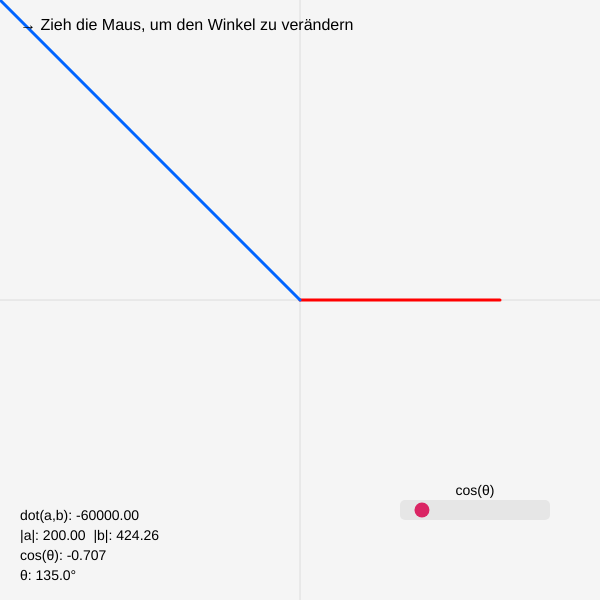
Frame 1 (no input)
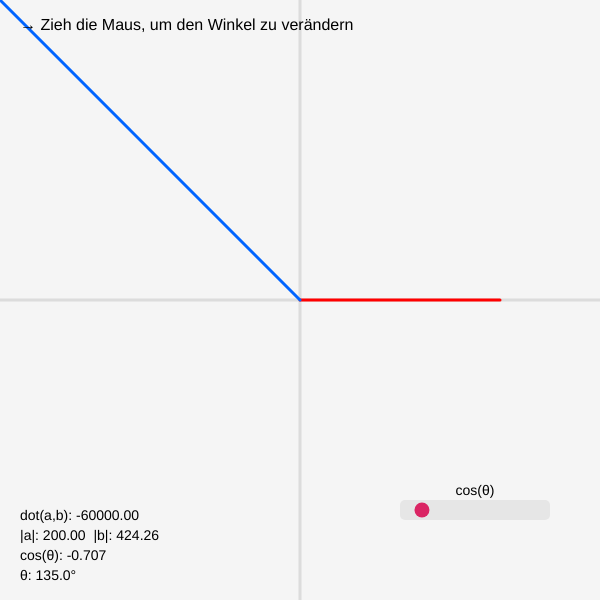
Frame 60 (no input)
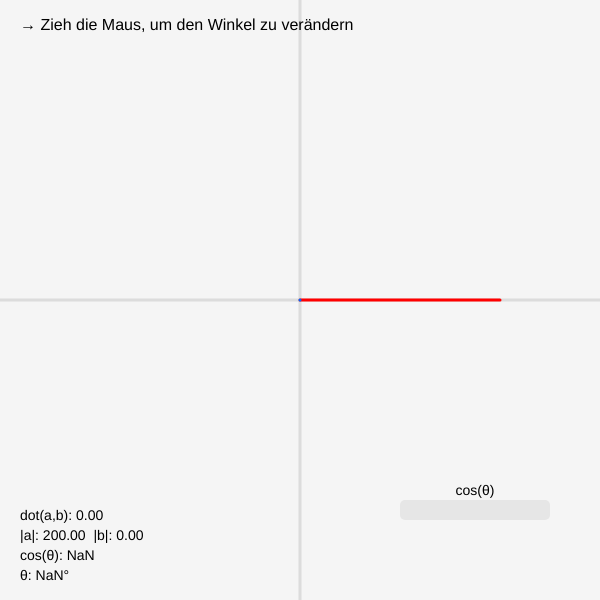
Frame 120 (the mouse pressed at the canvas centre since frame 60)

The p5.js sketch that drew these frames (run headless with seeded random() and noise() and a simulated clock; from frame 60 on, the mouse is pressed at the canvas centre):

// p5.js sketch
// ── sketch.js
let origin, vecA, vecB;

function setup() {
  createCanvas(600, 600);
  origin = createVector(width / 2, height / 2);
  vecA = createVector(200, 0);
  vecB = createVector(150, -100);
  textFont('Arial');
}

function draw() {
  background(245);

  // Mausposition bestimmt Richtung von Vektor B
  vecB = createVector(mouseX - origin.x, mouseY - origin.y);

  // Berechnungen
  let dot = vecA.dot(vecB);
  let magA = vecA.mag();
  let magB = vecB.mag();
  let cosSim = dot / (magA * magB);
  let angle = degrees(acos(cosSim));

  // Achsen
  stroke(220);
  line(origin.x, 0, origin.x, height);
  line(0, origin.y, width, origin.y);

  // Vektoren
  strokeWeight(3);
  stroke(255, 0, 0);
  line(origin.x, origin.y, origin.x + vecA.x, origin.y + vecA.y);
  stroke(0, 100, 255);
  line(origin.x, origin.y, origin.x + vecB.x, origin.y + vecB.y);

  // Beschriftung
  fill(0);
  noStroke();
  textSize(16);
  textAlign(LEFT);
  text("→ Zieh die Maus, um den Winkel zu verändern", 20, 30);

  textAlign(LEFT);
  textSize(14);
  text(`dot(a,b): ${dot.toFixed(2)}`, 20, height - 80);
  text(`|a|: ${magA.toFixed(2)}  |b|: ${magB.toFixed(2)}`, 20, height - 60);
  text(`cos(θ): ${cosSim.toFixed(3)}`, 20, height - 40);
  text(`θ: ${angle.toFixed(1)}°`, 20, height - 20);

  // Kosinuswert visualisieren (Skala von -1 bis 1)
  let barX = width - 200;
  let barY = height - 100;
  noStroke();
  fill(230);
  rect(barX, barY, 150, 20, 5);
  fill(map(cosSim, -1, 1, 255, 0), map(cosSim, -1, 1, 0, 255), 100);
  let xOffset = map(cosSim, -1, 1, barX, barX + 150);
  ellipse(xOffset, barY + 10, 15, 15);
  fill(0);
  textAlign(CENTER);
  text("cos(θ)", barX + 75, barY - 5);
}
